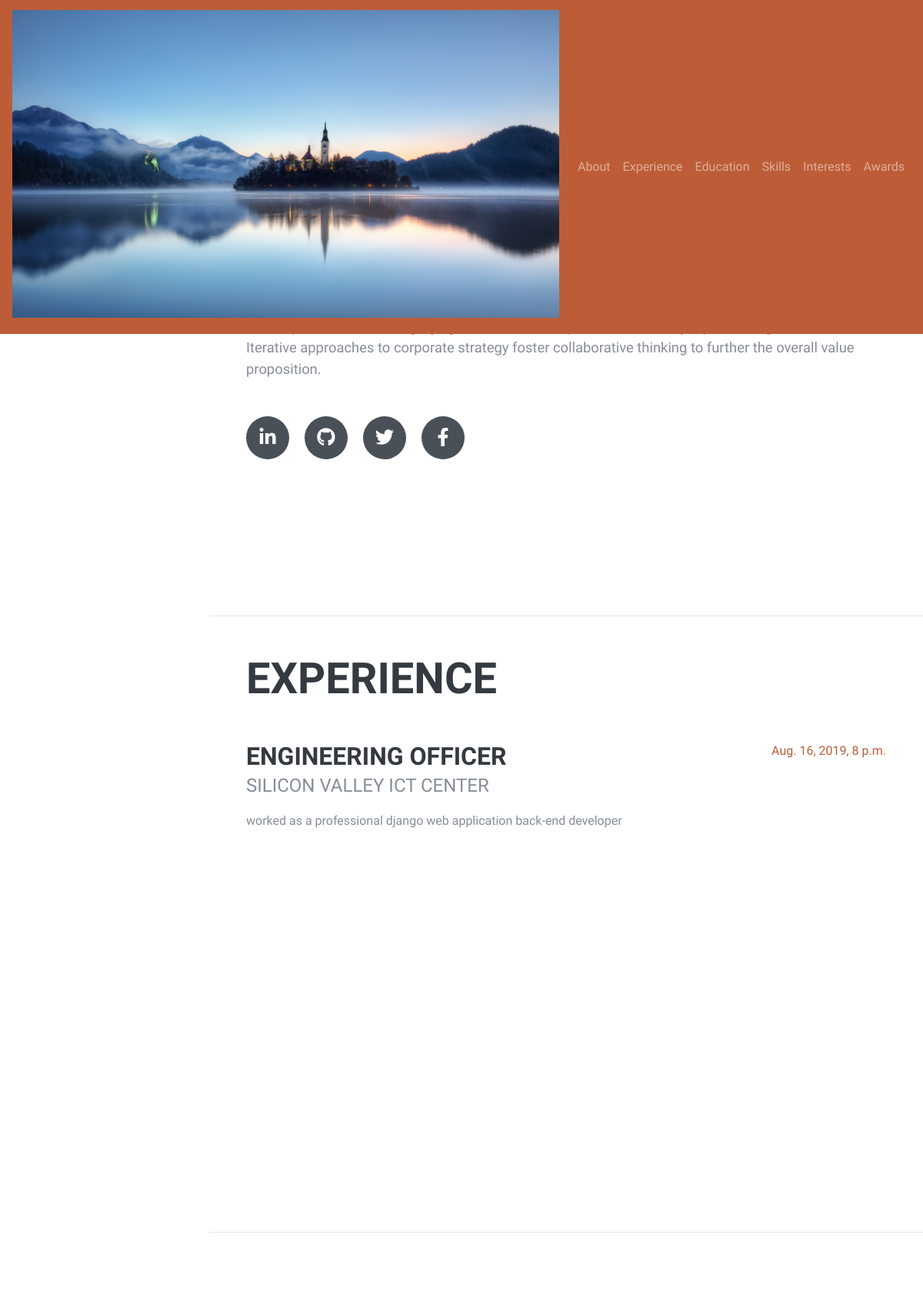
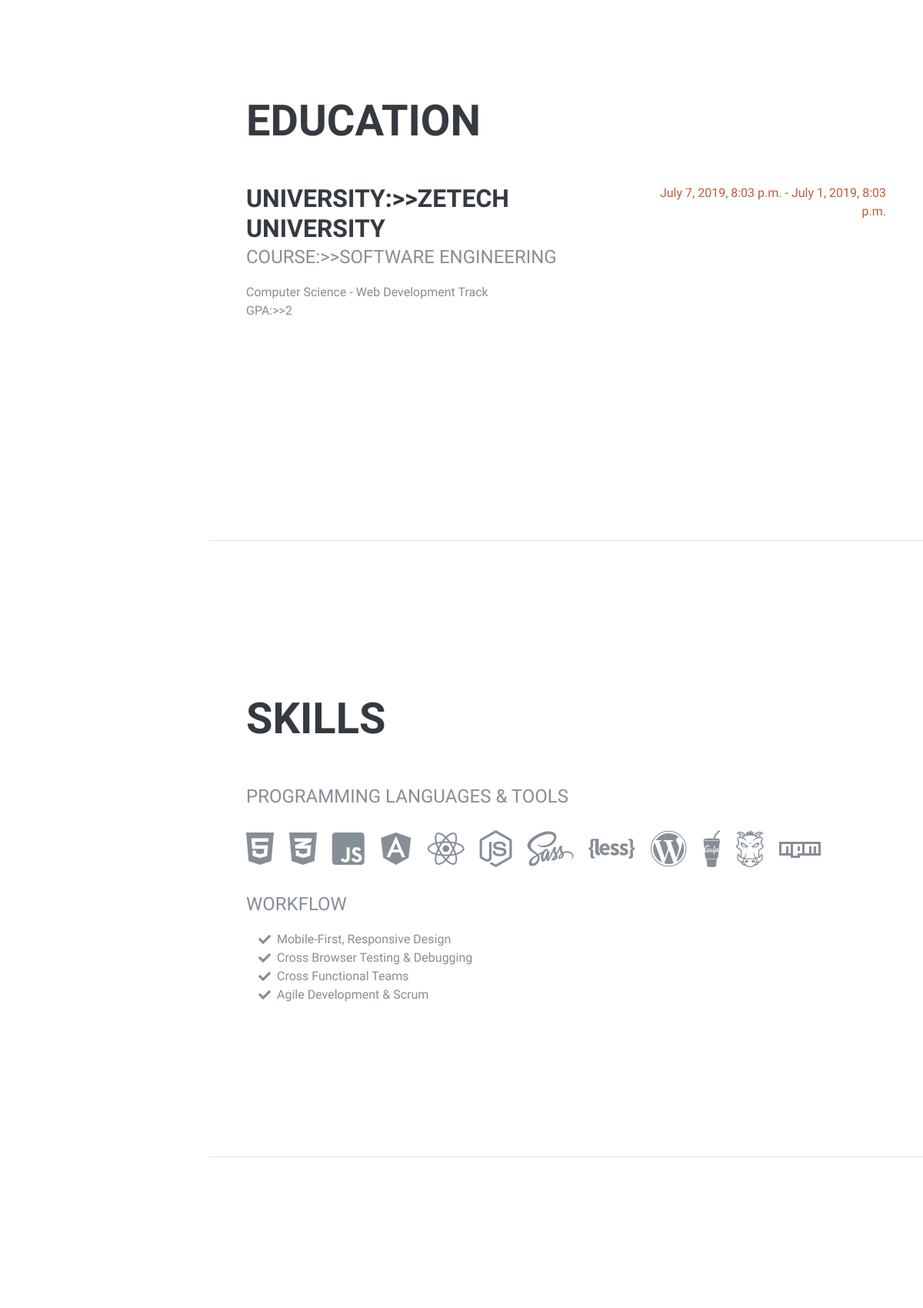
The page / (upper part) on the database its author committed (2 pictures, top to bottom).
### me/models.py (models this page shows, shortened)
class Personal_info(models.Model):
    first_name = models.CharField(max_length=100)
    last_name = models.CharField(max_length=100)
    profile_photo = models.ImageField(upload_to='photos/%Y/%m/%d')
    description = models.TextField(blank=True)
    phone = models.CharField(max_length=20)
    email = models.CharField(max_length=20)
    interests = models.TextField(max_length=1000)

class Expirience(models.Model):
    work_level = models.TextField(blank=False)
    place_of_work = models.CharField(max_length=100)
    job_description = models.TextField(blank=True, null=True)
    hire_date = models.DateTimeField(default=datetime.now, blank=True)
    left_date = models.DateTimeField(default=datetime.now, blank=True)

class Education(models.Model):
    school_name = models.CharField(max_length=100, blank=False)
    course = models.CharField(max_length=100, blank=False)
    GPA = models.IntegerField()
    join_date = models.DateTimeField(default=datetime.now, blank=False)
    left_date = models.DateTimeField(default=datetime.now, blank=True)

### me/views.py (the view)
# urls.py: path('', views.index, name='index')
def index(request):
    education = Education.objects.all()
    info = Personal_info.objects.all()
    expirience = Expirience.objects.all()
    award = Awards.objects.all()
    context = {
        'education': education,
        'info': info,
        'expirience': expirience,
        'award': award
    }
    return render(request, 'pages/index.html', context)

### templates/pages/index.html (shortened to what this page needs)
{% load static%}
<!DOCTYPE html>
<html lang="en">
<head>
  <link href="{% static 'vendor/bootstrap/css/bootstrap.min.css' %}" rel="stylesheet">
  <link href="{% static 'vendor/fontawesome-free/css/all.min.css' %}" rel="stylesheet">
  <link href="{% static 'css/resume.min.css' %}" rel="stylesheet">
</head>
{% for personal_info in info %}
<body id="page-top">
  <nav class="navbar navbar-expand-lg navbar-dark bg-primary fixed-top" id="Nav">
    <a class="navbar-brand js-scroll-trigger" href="#page-top">
      <span class="d-none d-lg-block">
        <img class="img-fluid img-profile mb-2" src="{{personal_info.profile_photo.url}}" alt="image">
      </span>
    </a>
    <div class="collapse navbar-collapse" id="navbarSupportedContent">
      <ul class="navbar-nav">
        <li class="nav-item">
          <a class="nav-link js-scroll-trigger" href="#about">About</a>
        </li>
        <li class="nav-item">
          <a class="nav-link js-scroll-trigger" href="#experience">Experience</a>
        </li>
        <li class="nav-item">
          <a class="nav-link js-scroll-trigger" href="#education">Education</a>
        </li>
        <li class="nav-item">
          <a class="nav-link js-scroll-trigger" href="#skills">Skills</a>
        </li>
        <li class="nav-item">
          <a class="nav-link js-scroll-trigger" href="#interests">Interests</a>
        </li>
        <li class="nav-item">
          <a class="nav-link js-scroll-trigger" href="#awards">Awards</a>
        </li>
      </ul>
    </div>
  </nav>
  <div class="container-fluid p-0">
    <section class="resume-section p-3 p-lg-5 d-flex align-items-center" id="about">
      <div class="w-100">
        <h1 class="mb-0"> {{ personal_info.first_name}}
          <span class="text-primary" >{{ personal_info.last_name}}</span>
        </h1>
        <div class="subheading mb-5">3542 Berry Street · Cheyenne Wells, CO 80810 · (317) 585-8468 ·
          <a href="mailto:name@email.com">{{ personal_info.email}}</a>
        </div>
        <p class="lead mb-5">I am experienced in leveraging agile frameworks to provide a robust synopsis for high level overviews. Iterative approaches to corporate strategy foster collaborative thinking to further the overall value proposition.</p>
        <div class="social-icons">
          <a href="#">
            <i class="fab fa-linkedin-in"></i>
          </a>
          <a href="#">
            <i class="fab fa-github"></i>
          </a>
          <a href="#">
            <i class="fab fa-twitter"></i>
          </a>
          <a href="#">
            <i class="fab fa-facebook-f"></i>
          </a>
        </div>
      </div>
    </section>
    <hr class="m-0">
{% for educations in expirience %}
    <section class="resume-section p-3 p-lg-5 d-flex justify-content-center" id="experience">
      <div class="w-100">
        <h2 class="mb-5">Experience</h2>
        <div class="resume-item d-flex flex-column flex-md-row justify-content-between mb-5">
          <div class="resume-content">
            <h3 class="mb-0">{{educations.work_level}}</h3>
            <div class="subheading mb-3">{{ educations.place_of_work }}</div>
            <p>{{educations.job_description}}</p>
          </div>
          <div class="resume-date text-md-right">
            <span class="text-primary">{{educations.hire_date}}</span>
          </div>
        </div>
        </div>
        </section>
    <hr class="m-0">
    <section class="resume-section p-3 p-lg-5 d-flex align-items-center" id="education">
      <div class="w-100">
        <h2 class="mb-5">Education</h2>
              <div class="resume-item d-flex flex-column flex-md-row justify-content-between mb-5">
              <div class="resume-content">
              {% for  educations in education %}
              <h3 class="mb-0">University:>>{{educations.school_name}}</h3>
              <div class="subheading mb-3">Course:>>{{educations.course}}</div>
              <div>Computer Science - Web Development Track</div>
              <p> GPA:>>{{educations.GPA}}</p>
            </div>
            <div class="resume-date text-md-right">
              <span class="text-primary">{{educations.join_date}} - {{educations.left_date}}</span>
            </div>
        </div>
                  </div>
      </section>
    {% endfor %}
    <hr class="m-0">
    <section class="resume-section p-3 p-lg-5 d-flex align-items-center" id="skills">
      <div class="w-100">
        <h2 class="mb-5">Skills</h2>
        <div class="subheading mb-3">Programming Languages &amp; Tools</div>
        <ul class="list-inline dev-icons">
          <li class="list-inline-item">
            <i class="fab fa-html5"></i>
          </li>
          <li class="list-inline-item">
            <i class="fab fa-css3-alt"></i>
          </li>
          <li class="list-inline-item">
            <i class="fab fa-js-square"></i>
          </li>
          <li class="list-inline-item">
            <i class="fab fa-angular"></i>
          </li>
          <li class="list-inline-item">
            <i class="fab fa-react"></i>
          </li>
          <li class="list-inline-item">
            <i class="fab fa-node-js"></i>
          </li>
          <li class="list-inline-item">
            <i class="fab fa-sass"></i>
          </li>
          <li class="list-inline-item">
            <i class="fab fa-less"></i>
          </li>
          <li class="list-inline-item">
            <i class="fab fa-wordpress"></i>
          </li>
          <li class="list-inline-item">
            <i class="fab fa-gulp"></i>
          </li>
          <li class="list-inline-item">
            <i class="fab fa-grunt"></i>
          </li>
          <li class="list-inline-item">
            <i class="fab fa-npm"></i>
          </li>
        </ul>
        <div class="subheading mb-3">Workflow</div>
        <ul class="fa-ul mb-0">
          <li>
            <i class="fa-li fa fa-check"></i>
            Mobile-First, Responsive Design</li>
          <li>
            <i class="fa-li fa fa-check"></i>
            Cross Browser Testing &amp; Debugging</li>
          <li>
            <i class="fa-li fa fa-check"></i>
            Cross Functional Teams</li>
          <li>
            <i class="fa-li fa fa-check"></i>
            Agile Development &amp; Scrum</li>
        </ul>
      </div>
    </section>
    <hr class="m-0">
    <section class="resume-section p-3 p-lg-5 d-flex align-items-center" id="interests">
    </section>
  </div>
</body>
{% endfor %}
{% endfor %}
</html>

### rows shown on the page
Personal_info: profile_photo (picture)
Expirience: work_level "ENGINEERING OFFICER", place_of_work "SILICON VALLEY ICT CENTER", job_description "worked as a professional django web application back-end developer", hire_date "Aug. 16, 2019, 8 p.m."
Education: school_name "ZETECH UNIVERSITY", course "SOFTWARE ENGINEERING", GPA "2", join_date "July 7, 2019, 8:03 p.m.", left_date "July 1, 2019, 8:03 p.m."
